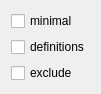
       <widget class="QWidget" name="layoutWidget_273">
        <property name="geometry">
         <rect>
          <x>280</x>
          <y>280</y>
          <width>79</width>
          <height>61</height>
         </rect>
        </property>
        <layout class="QVBoxLayout" name="verticalLayout_2">
         <item>
          <widget class="QCheckBox" name="extractIndividualsMinimal">
           <property name="focusPolicy">
            <enum>Qt::ClickFocus</enum>
           </property>
           <property name="text">
            <string>minimal</string>
           </property>
           <property name="checkable">
            <bool>true</bool>
           </property>
           <property name="checked">
            <bool>false</bool>
           </property>
           <property name="autoRepeat">
            <bool>false</bool>
           </property>
           <property name="autoExclusive">
            <bool>false</bool>
           </property>
           <property name="tristate">
            <bool>false</bool>
           </property>
          </widget>
         </item>
         <item>
          <widget class="QCheckBox" name="extractIndividualsDefinitions">
           <property name="focusPolicy">
            <enum>Qt::ClickFocus</enum>
           </property>
           <property name="text">
            <string>definitions</string>
           </property>
           <property name="checkable">
            <bool>true</bool>
           </property>
           <property name="checked">
            <bool>false</bool>
           </property>
           <property name="autoRepeat">
            <bool>false</bool>
           </property>
           <property name="autoExclusive">
            <bool>false</bool>
           </property>
           <property name="tristate">
            <bool>false</bool>
           </property>
          </widget>
         </item>
         <item>
          <widget class="QCheckBox" name="extractIndividualsExclude">
           <property name="focusPolicy">
            <enum>Qt::ClickFocus</enum>
           </property>
           <property name="text">
            <string>exclude</string>
           </property>
           <property name="checkable">
            <bool>true</bool>
           </property>
           <property name="checked">
            <bool>false</bool>
           </property>
           <property name="autoRepeat">
            <bool>false</bool>
           </property>
           <property name="autoExclusive">
            <bool>false</bool>
           </property>
           <property name="tristate">
            <bool>false</bool>
           </property>
          </widget>
         </item>
        </layout>
       </widget>
